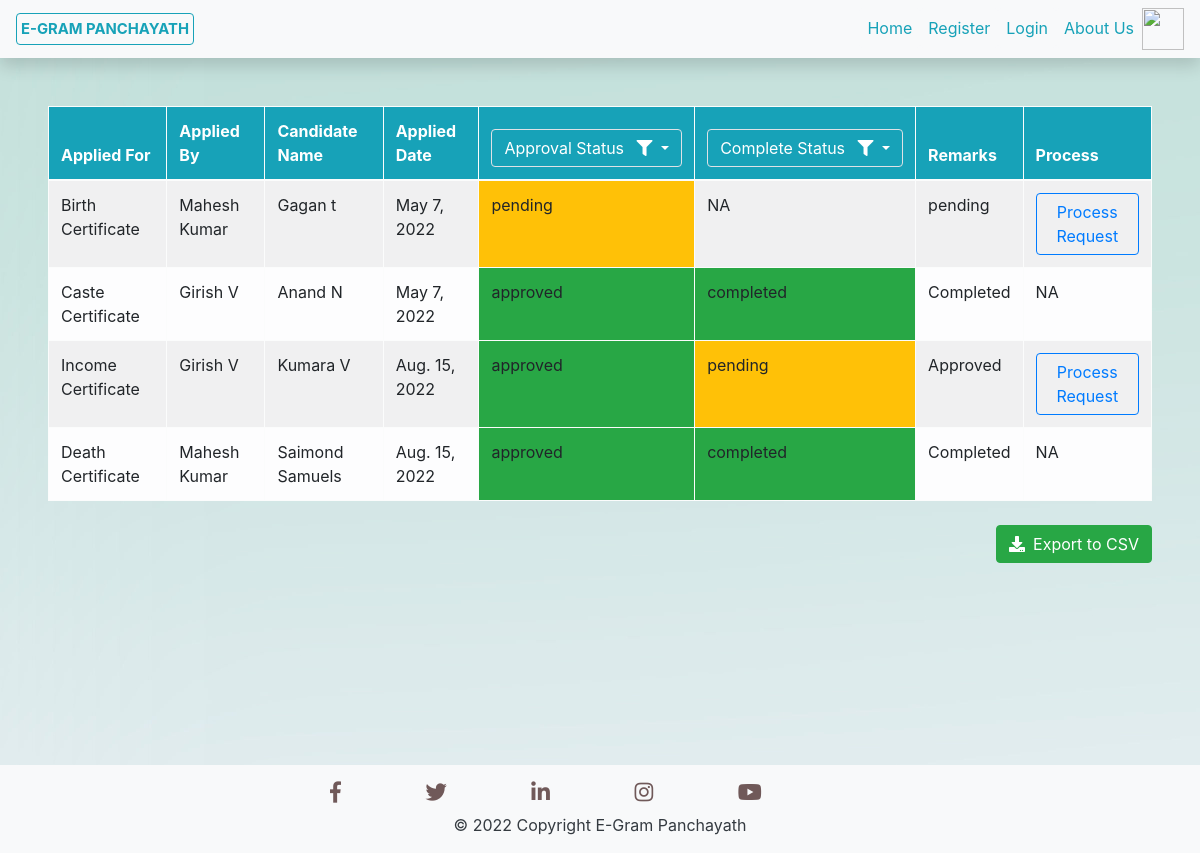
/Certicates_Received_Requests/, run on the app's committed database.
### Services/models.py (models this page shows, shortened)
class Certificates(models.Model):
    Cert_Name = models.CharField(max_length=50)
    Cand_Name = models.CharField(max_length=50)
    Father_Name = models.CharField(max_length=50)
    Mother_Name = models.CharField(max_length=50)
    Address = models.CharField(max_length=300)
    doc_name = models.CharField(max_length=30)
    Cert_Requested_By = models.ForeignKey(User, on_delete=models.CASCADE,default=None, null=True, blank=True)
    Cert_Applied_Date = models.DateTimeField(default=timezone.now)
    document_proof = models.FileField(upload_to='Files/',default=None, null=True, blank=True)
    Birth_Date = models.DateField()
    phoneno = models.CharField(max_length=10, default=None, null=True, blank=True)
    Birth_location = models.CharField(max_length=200, default=None, null=True, blank=True)
    Death_Date = models.DateField(default=None, null=True, blank=True)
    Death_location = models.CharField(max_length=200, default=None, null=True, blank=True)
    Cast = models.CharField(max_length=50, default=None, null=True, blank=True)
    Cast_Category = models.CharField(max_length=10, default=None, null=True, blank=True)
    Income_Value = models.CharField(max_length=20, default=None, null=True, blank=True)
    Remarks = models.TextField()
    Approval_Status = models.CharField(max_length=20)
    Completion_Status = models.CharField(max_length=20, default=None, null=True, blank=True)
    certificate = models.FileField(upload_to='Certificates/',default=None, null=True, blank=True)
    Cert_Estimated_Completion_Date = models.DateField(default=None, null=True, blank=True)

### Services/views.py (the view)
# urls.py: path('Certicates_Received_Requests/', Cert_ReceivedRequests.as_view(), name='CertReqReceived'),
class Cert_ReceivedRequests(ListView):
    model = Services
    template_name = "Services/CertificatesRequestsReceived.html"
    context_object_name = 'requests'
    paginate_by = 5
    def get_queryset(self):
        req = Certificates.objects.all()
        def ExecQuery(req, Cert):
            key = list(Cert.keys())[0]
            if key=='Cert_Approval_Status':
                req = req.filter(Approval_Status=Cert[key]).order_by('-Cert_Applied_Date')
            if key=='Cert_Completion_Status':
                req = req.filter(Completion_Status=Cert[key]).order_by('-Cert_Applied_Date')
            return req
        if self.request.GET.get('idAppStatus'):
            req = ExecQuery(req, {'Cert_Approval_Status':self.request.GET.get('idAppStatus')})
        if self.request.GET.get('idCompStatus'):
            req = ExecQuery(req, {'Cert_Completion_Status':self.request.GET.get('idCompStatus')})
        return req

### Services/templates/Services/CertificatesRequestsReceived.html (shortened to what this page needs)
{% extends 'Services/Base.html' %}
{% block content %}
<div class="p-5">
    <form method="get" action="#">
    <table class="rounded table table-hover table-bordered table-striped table-light">
        <thead class="bg-info text-white">
            <tr>
                <th scope="col">Applied For</th>
                <th scope="col">Applied By</th>
                <th scope="col">Candidate Name</th>
                <th scope="col">Applied Date</th>
                <th scope="col">
                    <div class="dropdown">
                        <button class="btn btn-info border dropdown-toggle" type="button" id="dropdownMenuButton" data-toggle="dropdown" aria-haspopup="true" aria-expanded="false">
                          Approval Status <i class="fas fa-filter ml-2"></i>
                        </button>
                      </div>
                </th>
                <th scope="col">
                    <div class="dropdown">
                        <button class="btn btn-info border dropdown-toggle" type="button" id="dropdownMenuButton" data-toggle="dropdown" aria-haspopup="true" aria-expanded="false">
                          Complete Status <i class="fas fa-filter ml-2"></i>
                        </button>
                      </div>
                </th>
                <th scope="col">Remarks</th>
                <th scope="col">Process</th>
            </tr>
        </thead>
        <tbody>
        {% for request in requests %}
        <tr>
            <td>{{ request.Cert_Name }} </td>
            <td>{{ request.Cert_Requested_By.first_name }} {{ request.Cert_Requested_By.last_name }}</td>
            <td>{{ request.Cand_Name }}</td>
            <td>{{ request.Cert_Applied_Date.date }}</td>
            {% if request.Approval_Status == 'pending' %}
                <td class="bg-warning">{{ request.Approval_Status }}</td>
            {% elif request.Approval_Status == 'approved' %}
                <td class="bg-success">{{ request.Approval_Status }}</td>
            {% elif request.Approval_Status == 'rejected' %}
                <td class="bg-danger">{{ request.Approval_Status }}</td>
            {% endif %}
            {% if request.Completion_Status == 'pending' %}
                <td class="bg-warning">{{ request.Completion_Status }}</td>
            {% elif request.Completion_Status == 'completed' %}
                <td class="bg-success">{{ request.Completion_Status }}</td>
            {% elif request.Completion_Status == 'rejected' %}
                <td class="bg-danger">{{ request.Completion_Status }}</td>
            {% else %}
                <td class="">{{ request.Completion_Status }}</td>
            {% endif %}
            <td>{{ request.Remarks }}</td>
            <td>
                {% if request.Approval_Status == 'pending' or request.Completion_Status == 'pending' %}
                <a class="btn btn-outline-primary" href="{% url 'ProcessCertRequestURL' request.id %}">Process Request</a>
                {% else %}
                    NA
                {% endif %}
            </td>
        </tr>
        {% empty %}
        <tr>
            <td align="center" colspan="7" >No Entries</td>
        </tr>
        {% endfor %}
        </tbody>
        </table>
    </form>
    <a href="{% url 'export-certificate-requets-csv' %}" class="btn btn-success float-right mt-2"><span class="fas fa-download mr-2"></span>Export to CSV</a>
</div>
{% endblock content %}

### data on the page
Certificates: Cert_Name "Birth Certificate", Cert_Requested_By.first_name "Mahesh", Cert_Requested_By.last_name "Kumar", Cand_Name "Gagan t", Cert_Applied_Date "May 7, 2022", Approval_Status "pending", Completion_Status "NA", Remarks "pending", shows "Process Request"
Certificates: Cert_Name "Caste Certificate", Cert_Requested_By.first_name "Girish", Cert_Requested_By.last_name "V", Cand_Name "Anand N", Cert_Applied_Date "May 7, 2022", Approval_Status "approved", Completion_Status "completed", Remarks "Completed", shows "NA"
Certificates: Cert_Name "Income Certificate", Cert_Requested_By.first_name "Girish", Cert_Requested_By.last_name "V", Cand_Name "Kumara V", Cert_Applied_Date "Aug. 15, 2022", Approval_Status "approved", Completion_Status "pending", Remarks "Approved", shows "Process Request"
Certificates: Cert_Name "Death Certificate", Cert_Requested_By.first_name "Mahesh", Cert_Requested_By.last_name "Kumar", Cand_Name "Saimond Samuels", Cert_Applied_Date "Aug. 15, 2022", Approval_Status "approved", Completion_Status "completed", Remarks "Completed", shows "NA"
